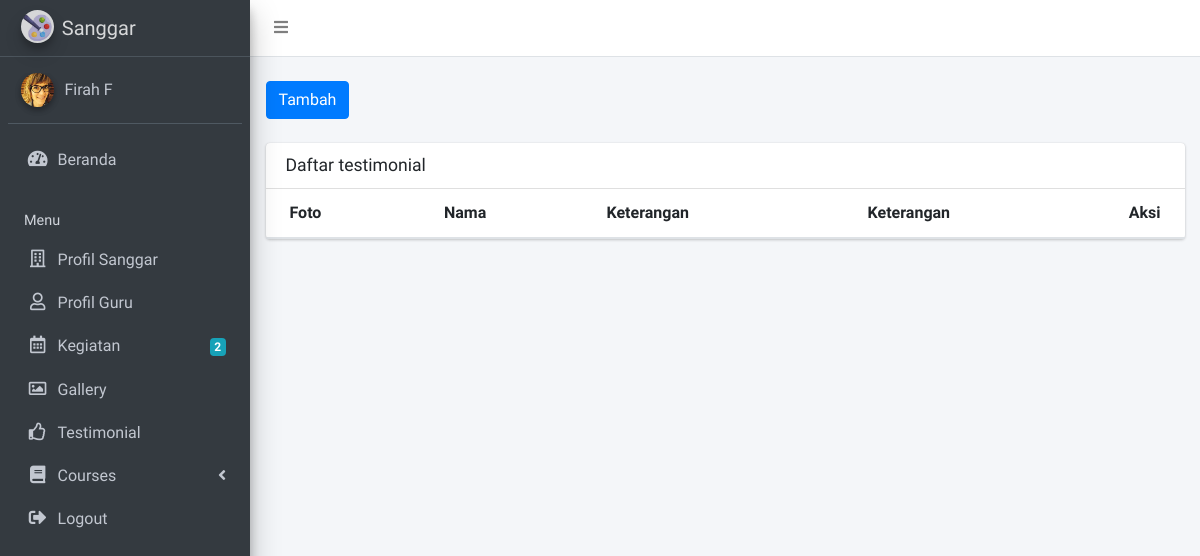
Before: /admin/testimonial.php (signed in) with the older database file.
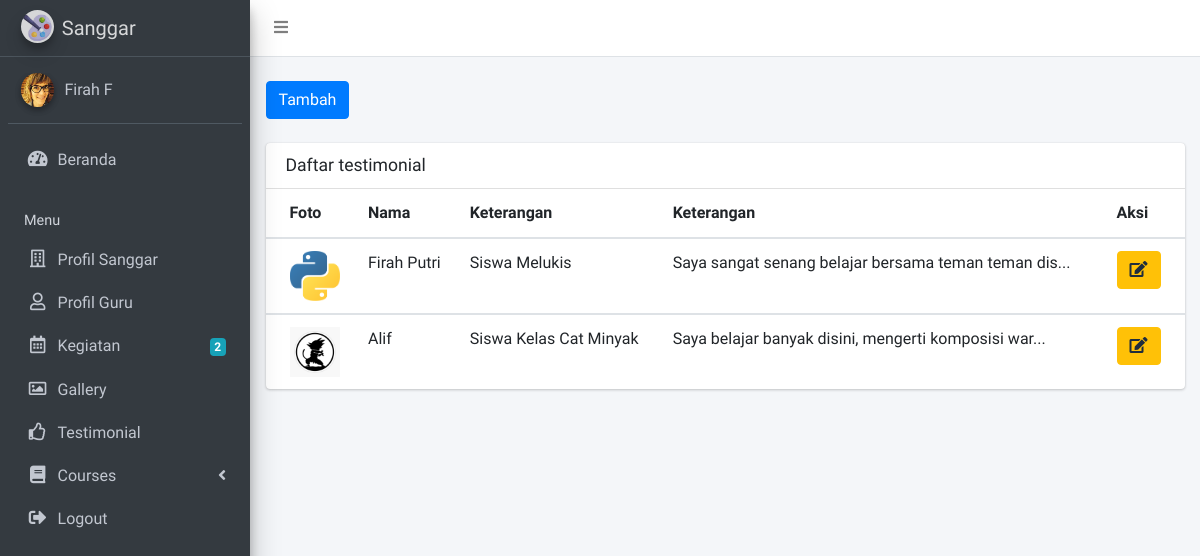
After: the same page with the newer database file.
### tables this page shows
CREATE TABLE `tb_testimonial` (
  `id` int(11) NOT NULL,
  `nama` varchar(250) NOT NULL,
  `keterangan` varchar(100) NOT NULL,
  `pesan` text NOT NULL,
  `foto` varchar(250) NOT NULL
);

### functions/variables.php (called while the page is built, shortened)
<?php
$WEB_URL = "http://localhost/sanggar-brahmastra/";

### admin/testimonial.php (the view, shortened to what this page needs)
<?php
include_once('../functions/include_all.php');
$koneksi = koneksi_sanggar();
?>
<div class="content-wrapper">
    <section class="content">
        <div class="container-fluid">
            <div class="row">
                <div class="col-md-1">
                    <br />
                    <a href="testimonial-editor.php" class="btn btn-primary">Tambah</a>
                    <br />
                    <br />
                </div>
                <div class="col-md-11"></div>
            </div>
            <div class="card">
                <div class="card-header">
                    <h3 class="card-title">Daftar testimonial</h3>
                </div>
                <div class="card-body p-0">
                    <table class="table">
                        <thead>
                            <tr>
                                <th>Foto</th>
                                <th>Nama</th>
                                <th>Keterangan</th>
                                <th>Keterangan</th>
                                <th style="width: 30px">Aksi</th>
                            </tr>
                        </thead>
                        <tbody>
                            <?php
                            $tampil = mysqli_query($koneksi, "SELECT * from tb_testimonial order by id asc");
                            while ($data = mysqli_fetch_array($tampil)) :
                            ?>
                                <tr>
                                    <td><img src="<?= $WEB_URL . $data['foto'] ?>" width="50"></td>
                                    <td><?= $data['nama'] ?></td>
                                    <td><?= $data['keterangan'] ?></td>
                                    <td><?= substr(strip_tags($data['pesan']), 0, 50) . "..." ?></td>
                                    <td><a href="testimonial-editor.php?id=<?= $data['id'] ?>" class="btn btn-warning"> <i class="nav-icon fas fa-edit"></i></a>
                                    </td>
                                </tr>
                        </tbody>
                    <?php endwhile ?>
                    </table>
                </div>
            </div>
        </div>
    </section>
</div>
</div>
</body>
</html>

Changed rows visible on the page:
added tb_testimonial: foto (picture), nama "Firah Putri", keterangan "Siswa Melukis", pesan "Saya sangat senang belajar bersama teman teman dis"
added tb_testimonial: foto (picture), nama "Alif", keterangan "Siswa Kelas Cat Minyak", pesan "Saya belajar banyak disini, mengerti komposisi war"
